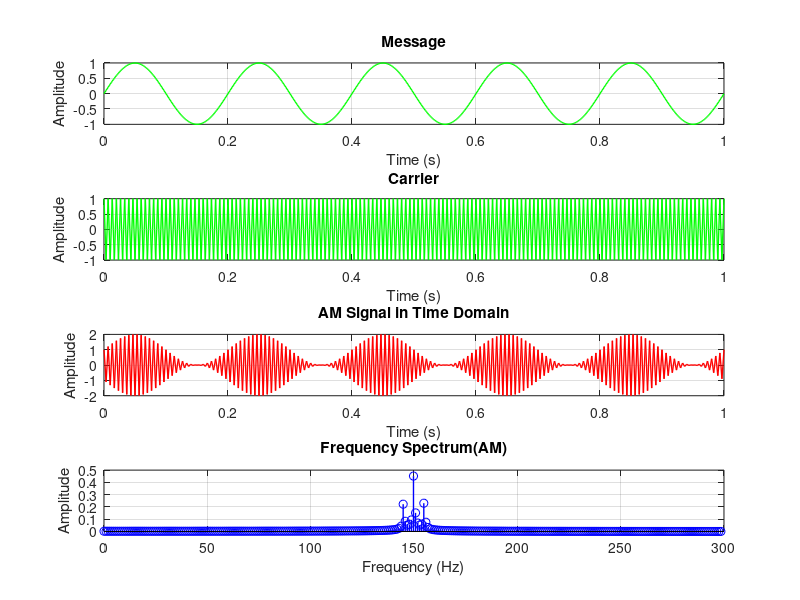

Write MATLAB code to recreate this figure.
clc;
close all;
clear all;

% Parameters
Fs = 600;             % Sampling frequency (Hz)
Fm = 5;                % Message frequency (Hz)
Fc = 150;              % Carrier frequency (Hz)
A = 1;                 % Amplitude of the signals
m = 0.5;
% Time vector
t = 0:1/Fs:1;          % Time vector from 0 to 1 second with step size 1/Fs

% Message signal (y1) and Carrier signal (y2)
y1 = A*sin(2*pi*Fm*t);  % Message signal (sine wave)
y2 = cos(2*pi*Fc*t);    % Carrier signal (cosine wave)

subplot(4,1,1);
plot(t, y1, 'g', 'Linewidth', 1);
xlabel('Time (s)');
ylabel('Amplitude');
title('Message');
grid on;

subplot(4,1,2);
plot(t, y2, 'g', 'Linewidth', 1);
xlabel('Time (s)');
ylabel('Amplitude');
title('Carrier');
grid on;


% AM Modulated signal
y = (1 + y1).*y2;      % AM modulation formula

% Plot AM signal in Time Domain
subplot(4,1,3);
plot(t, y, 'r', 'Linewidth', 1);
xlabel('Time (s)');
ylabel('Amplitude');
title('AM Signal in Time Domain');
grid on;

% Frequency Domain Analysis using FFT
N = length(y);                        % Length of the AM signal
AM_spectrum = fft(y)/N;                  % FFT of the AM signal and normalize
frequencies = (0:(N/2)-1) * Fs / N;              % Frequency axis from 0 to Nyquist frequency

% Plot AM signal Spectrum
subplot(4,1,4);
stem(frequencies, abs(AM_spectrum(1:floor(N/2))), 'blue', 'Linewidth', 1);
xlabel('Frequency (Hz)');
ylabel('Amplitude');
title('Frequency Spectrum(AM)');
grid on;